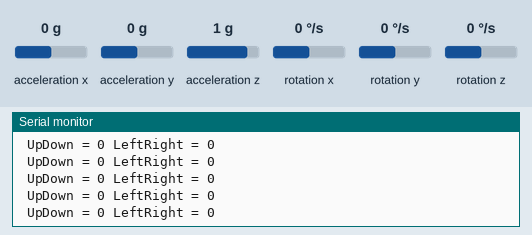
Simulated run of this sketch. Board: Arduino Uno, built with avr-gcc and run on an emulated ATmega328P. On the bench: the last lines printed to the serial monitor. Inputs (shaded band) come from the test bench; at power-on: acceleration x 0 g, acceleration y 0 g, acceleration z 1 g, rotation x 0 °/s, rotation y 0 °/s, rotation z 0 °/s.

Above: at 3.2 s.
3.3 s: acceleration x set to -1.4 g
At 3.9 s:
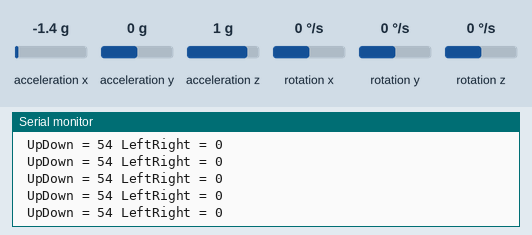
4.8 s: acceleration x set to 0.8 g
At 5.5 s:
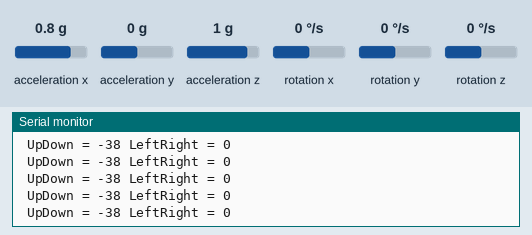
7.8 s: acceleration y set to -1.4 g
At 8.8 s:
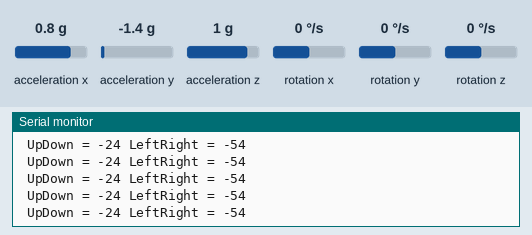
9.3 s: acceleration z set to -1.4 g
At 10.2 s:
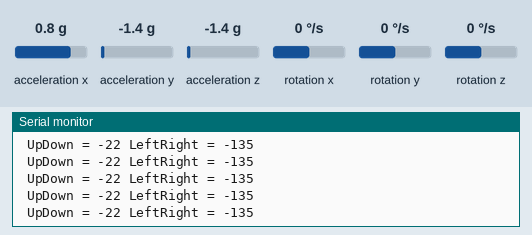
Timing chart, 0 to 12.3 s (numbered marks = the images above; inputs shaded):
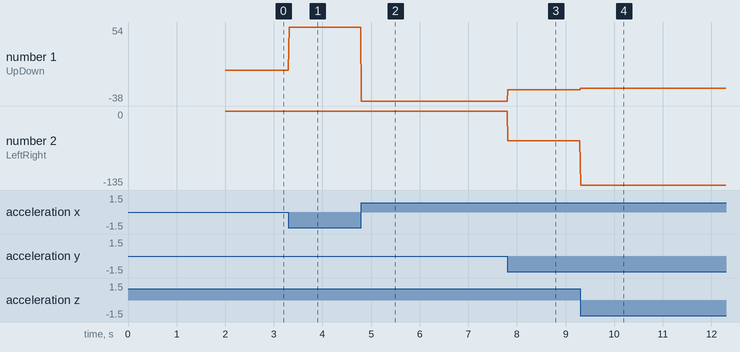

The sketch:

Stab.ino
```cpp
#include <Wire.h>     // Including the wire library

#include <MPU6050.h>  // Including the MPU6050 library

MPU6050 accelerometer;          // Initializing a variable name accelerometer of type MPU6050


void setup()

{

Serial.begin(115200);       // Starting the serial communication at 115200 baud rate.

Serial.println("Initializing the MPU6050 sensor. Wait for a while");

delay(2000);

while(!accelerometer.begin(MPU6050_SCALE_2000DPS, MPU6050_RANGE_2G)) // Checking whether the mpu6050 is sensing or not

{
Serial.println("Something is Wrong!");
delay(500);
}
}


void loop()

{

Vector sensor_data = accelerometer.readNormalizeAccel();    // Reading the acceleration values from the sensor

int UpDown_value = -(atan2(sensor_data.XAxis, sqrt(sensor_data.YAxis*sensor_data.YAxis + sensor_data.ZAxis*sensor_data.ZAxis))*180.0)/M_PI;  // Calculating the pitch value

Serial.print(" UpDown = ");

Serial.print(UpDown_value);        // Printing the UpDown values on the Serial Monitor

int LeftRight_value = (atan2(sensor_data.YAxis, sensor_data.ZAxis)*180.0)/M_PI;    // Calculating the Raw value

Serial.print(" LeftRight = ");

Serial.println(LeftRight_value);        // printing the LeftRight values on the serial monitor

delay(10);

}
```

Measured:
- after the input at 3.3 s, the serial monitor: prints a new line at once (image 1)
- after the input at 4.8 s, the serial monitor: prints a new line at once (image 2)
- after the input at 7.8 s, the serial monitor: prints a new line at once (image 3)
- after the input at 9.3 s, the serial monitor: prints a new line at once (image 4)
- plotted number 1: 0 → 54 after the input at 3.3 s, 54 → -38 after the input at 4.8 s, -38 → -24 after the input at 7.8 s, -24 → -22 after the input at 9.3 s
- plotted number 2: 0 → -54 after the input at 7.8 s, -54 → -135 after the input at 9.3 s
